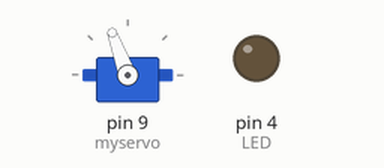
The sketch below on a simulated Arduino Uno, built with avr-gcc and run on an emulated ATmega328P. Shown: servo, output pins drawn as LEDs (lit = HIGH).

Above: at 0.21 s.
At 0.71 s:
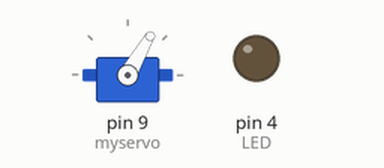
At 1.31 s:
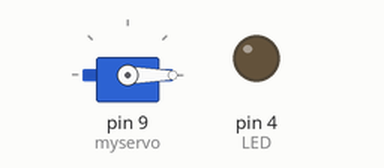
At 3.4 s:
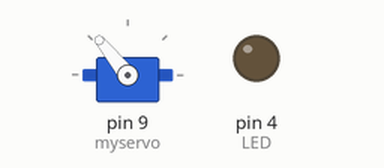
Timing chart, 0 to 4.9 s (numbered marks = the images above):
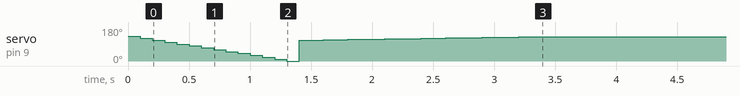

The sketch:

Altitude_Control_1.ino
```cpp
/*

*/

#include <Servo.h>

Servo myservo;  // create servo object to control a servo
                // twelve servo objects can be created on most boards

int pos = 0;    // variable to store the servo position
int i;
int cycles = 0;

int toggle = 2; //digital pin for toggle
int LED = 4; //'ready' light

void setup()
{
  pinMode(toggle,INPUT_PULLUP);
  pinMode(LED, OUTPUT);
 /* connect servo and set to "closed" position */
  myservo.attach(9);  // attaches the servo on pin 9 to the servo object

/* make sure spigot is "closed" */

for(pos = 130; pos>=0; pos-=10)     // goes from 130 degrees to 0 degrees
  {
    myservo.write(pos);              // tell servo to go to position in variable 'pos'
    delay(100);                       // waits 100ms for the servo to reach the position
  }


/* detach servo to avoid energy wasting "grinding" */
myservo.detach();


}

void loop()
{

/* now wait for 45 minutes with an extra 15 minute delay */


myservo.attach(9);

/* open spigot */
for(i=0;i<20;i++) {myservo.write(110+i); delay(100);}
//  for(pos = 130; pos>=0; pos-=10)     // goes from 130 degrees to 0 degrees
//  {
//    myservo.write(pos);              // tell servo to go to position in variable 'pos'
//    delay(100);                       // waits 100ms for the servo to reach the position
//  }
myservo.detach();
/* let sand flow for 5 minutes */
for (i=0;i<5;i++) delay(60000);

/* now close spigot again */
  for(pos = 0; pos <= 130; pos += 5) // goes from 0 degrees to 130 degrees
    {                                  // in steps of 5 degree
      myservo.write(pos);              // tell servo to go to position in variable 'pos'
      delay(100);                       // waits 100ms for the servo to reach the position
    }

/* and detach the servo so it won't "grind" */
  myservo.detach();


delay(5000);
}
```

Measured:
- by itself, servo on pin 9 (myservo): 130° → 120° at 0.10 s, → 110° 0.10 s later, → 100° 0.10 s later, → 90° 0.10 s later, … (33 changes in this stretch)
